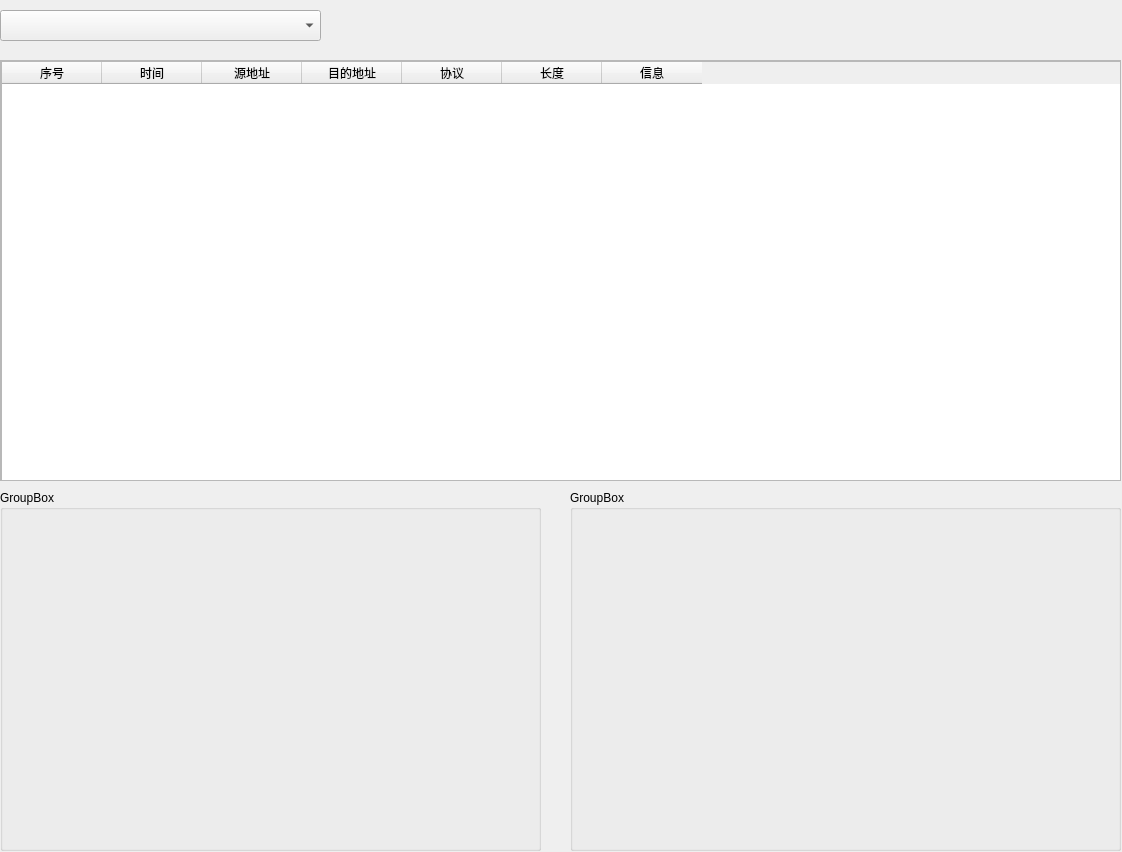
<?xml version="1.0" encoding="UTF-8"?>
<ui version="4.0">
 <class>snifferGui</class>
 <widget class="QWidget" name="snifferGui">
  <property name="geometry">
   <rect>
    <x>0</x>
    <y>0</y>
    <width>1122</width>
    <height>852</height>
   </rect>
  </property>
  <property name="windowTitle">
   <string>Sniffer-GuoHeng</string>
  </property>
  <widget class="QWidget" name="gridLayoutWidget">
   <property name="geometry">
    <rect>
     <x>0</x>
     <y>60</y>
     <width>1121</width>
     <height>421</height>
    </rect>
   </property>
   <layout class="QGridLayout" name="gridLayout">
    <item row="0" column="0">
     <widget class="QScrollArea" name="scrollArea">
      <property name="widgetResizable">
       <bool>true</bool>
      </property>
      <widget class="QWidget" name="scrollAreaWidgetContents">
       <property name="geometry">
        <rect>
         <x>0</x>
         <y>0</y>
         <width>1117</width>
         <height>417</height>
        </rect>
       </property>
       <widget class="QTableWidget" name="tableWidget">
        <property name="geometry">
         <rect>
          <x>0</x>
          <y>0</y>
          <width>1500</width>
          <height>421</height>
         </rect>
        </property>
        <property name="minimumSize">
         <size>
          <width>1500</width>
          <height>0</height>
         </size>
        </property>
        <column>
         <property name="text">
          <string>序号</string>
         </property>
        </column>
        <column>
         <property name="text">
          <string>时间</string>
         </property>
        </column>
        <column>
         <property name="text">
          <string>源地址</string>
         </property>
        </column>
        <column>
         <property name="text">
          <string>目的地址</string>
         </property>
        </column>
        <column>
         <property name="text">
          <string>协议</string>
         </property>
        </column>
        <column>
         <property name="text">
          <string>长度</string>
         </property>
        </column>
        <column>
         <property name="text">
          <string>信息</string>
         </property>
        </column>
       </widget>
      </widget>
     </widget>
    </item>
   </layout>
  </widget>
  <widget class="QGroupBox" name="groupBox">
   <property name="geometry">
    <rect>
     <x>0</x>
     <y>490</y>
     <width>541</width>
     <height>361</height>
    </rect>
   </property>
   <property name="title">
    <string>GroupBox</string>
   </property>
  </widget>
  <widget class="QGroupBox" name="groupBox_2">
   <property name="geometry">
    <rect>
     <x>570</x>
     <y>490</y>
     <width>551</width>
     <height>361</height>
    </rect>
   </property>
   <property name="title">
    <string>GroupBox</string>
   </property>
  </widget>
  <widget class="QComboBox" name="comboBox">
   <property name="geometry">
    <rect>
     <x>0</x>
     <y>10</y>
     <width>321</width>
     <height>31</height>
    </rect>
   </property>
  </widget>
 </widget>
 <resources/>
 <connections/>
</ui>
